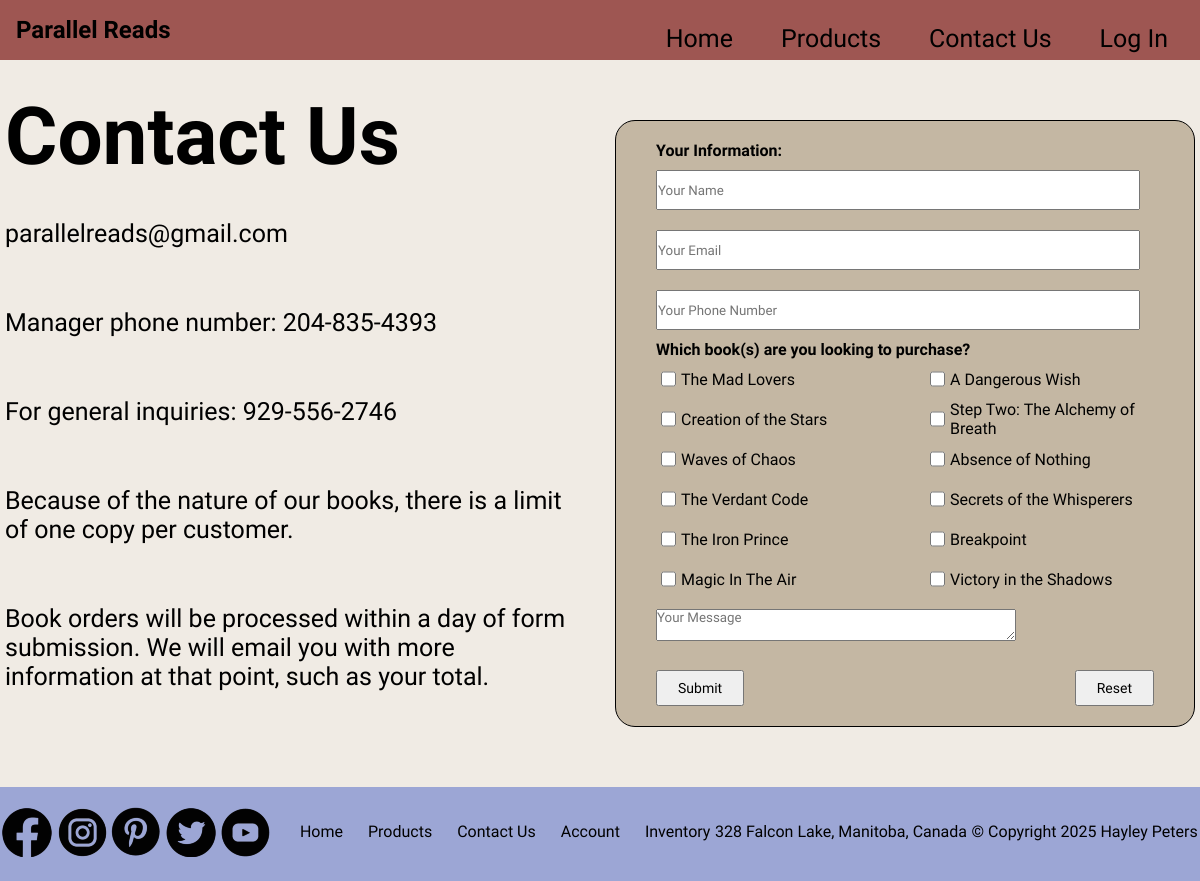
The page /contact.php on the database its author committed.
### tables this page shows
CREATE TABLE `book_inventory` (
  `id` int(4) NOT NULL,
  `title` varchar(75) NOT NULL,
  `author` varchar(50) NOT NULL,
  `description` varchar(1000) NOT NULL,
  `genre` varchar(25) NOT NULL,
  `stock` int(3) NOT NULL,
  `price` decimal(5,2) NOT NULL,
  `image_alt` varchar(300) NOT NULL,
  `image` longblob NOT NULL
);

### contact.php (the view, shortened to what this page needs)
<?php
	require('connect.php');
    $query = "SELECT * FROM book_inventory ORDER BY id DESC";
    $statement = $db->prepare($query);
    $statement->execute();
?>
<!DOCTYPE html>
<html lang="en">
<head>
	<link type="text/css" rel="stylesheet" href="parallelstyle.css">
</head>
<body>
	<header>
		<h1><a href="index.php">Parallel Reads</a></h1>
		<nav>
			<ul>
				<li><a href="index.php">Home</a></li>
				<li><a href="products.php">Products</a></li>
				<li><a href="contact.php">Contact Us</a></li>
				<?php if(isset($_SESSION['user_id'])):?>
                    <li><a href="profile.php"><?=$user['username']?></a></li>
                <?php else:?>
                    <li><a href="login.php">Log In</a></li>
                <?php endif?>
			</ul>
		</nav>
	</header>
	<main id="contact">
		<div id="contact_info">
			<h2>Contact Us</h2>
			<p>parallelreads@gmail.com</p>
			<p>Manager phone number: 204-835-4393</p>
			<p>For general inquiries: 929-556-2746</p>
			<p>Because of the nature of our books, there is a limit of one copy per customer.</p>
			<p>Book orders will be processed within a day of form submission. We will email you with more information at that point, such as your total.</p>
		</div>
		<form name="form" action="index.php">
			<h3>Your Information:</h3>
			<input type="text" id="name" placeholder="Your Name">
			<?php if(isset($_SESSION['user_id'])):?>
                <input id="email" type="text" value="<?=$user['email']?>">
            <?php else:?>
                <input id="email" type="text" placeholder="Your Email">
            <?php endif?>
			<input id="phonenumber" type="number" placeholder="Your Phone Number">
			<h3>Which book(s) are you looking to purchase?</h3>
			<div id="checkbox-container">
				<?php while($row = $statement->fetch()):?>
                	<div>
                    	<input type="checkbox">
						<label><?=$row['title']?></label>
                	</div>
            	<?php endwhile?>
			</div>
			<textarea name="message" placeholder = "Your Message"></textarea>
			<div id="buttons">
				<button type="submit" id="submit">Submit</button>
				<button type="reset" id="reset">Reset</button>
			</div>
		</form>
	</main>
	<footer>
		<a href="https://www.facebook.com/" target="_blank"><img src="Images/Facebook-removebg.png" alt="Facebook"></a>
		<a href="https://www.instagram.com/" target="_blank"><img src="Images/Instagram-removebg.png" alt="Instagram"></a>
		<a href="https://www.pinterest.com/" target="_blank"><img src="Images/Pintrest-removebg.png" alt="Pinterest"></a>
		<a href="https://x.com/" target="_blank"><img src="Images/Twitter-removebg.png" alt="Twitter"></a>
		<a href="https://www.youtube.com/watch?v=xvFZjo5PgG0" target="_blank"><img src="Images/Youtube-removebg.png" alt="YouTube"></a>
		<nav id="footernav">
			<ul>
				<li><a href="index.php">Home</a></li>
				<li><a href="products.php">Products</a></li>
				<li><a href="contact.php">Contact Us</a></li>
				<?php if(isset($_SESSION['user_id'])):?>
                    <li><a href="profile.php">Account</a></li>
                <?php else:?>
                    <li><a href="login.php">Account</a></li>
                <?php endif?>
				<li><a href="inventory.php">Inventory</a></li>
			</ul>
		</nav>
		<p id="border">328 Falcon Lake, Manitoba, Canada</p>
		<p>© Copyright 2025 Hayley Peters</p>
	</footer>
</body>
</html>

### parallelstyle.css (style rules this page uses)
* { margin: 0; padding: 0; box-sizing: border-box; }
body { width: 100%; overflow-x: hidden; }
h2, h3, h4, h5, li, p, label, input, textarea, button { font-family: Oldenburg, 'Times New Roman', Arial; }
li { list-style: none; }
a { color: black; text-decoration: none; }
main { background-color: #f0ebe4; }
html { background-color: #f0ebe4; }
header { display: flex; justify-content: space-between; background-color: #9e5652; }
header h1 { font-size: clamp(1.25rem, 2vw, 3rem); padding: 1rem; font-family: Quintessential, 'Times New Roman', Arial; }
header nav { margin-top: 1.5rem; }
header nav ul { display: flex; justify-content: right; }
header nav ul li { padding: 0rem 2rem 0rem 1rem; font-size: clamp(0.5rem, 3vw, 1.56rem); }
header nav ul, #footernav ul { display: flex; }
footer { display: flex; flex-wrap: wrap; justify-content: space-around; background-color: #9CA6D5; padding-top: 20px; padding-bottom: 20px; }
#footernav ul li { padding-left: 25px; padding-top: 15px; }
footer p { padding-top: 15px; }
#contact { display: flex; flex-wrap: wrap; justify-content: space-around; padding: 20px 0px 20px 0px; }
#contact_info { max-width: 600px; }
#contact_info h2 { font-size: clamp(2.5rem, 15vw, 5rem); padding: 10px 0px 10px 0px; }
#contact_info p { padding: 25px 20px 35px 0px; font-size: 25px; }
form { padding: 20px; background-color: #c4b7a3; border: 1px solid black; border-radius: 20px; margin: 40px 0px 40px 0px; max-width: 580px; }
#checkbox-container { display: flex; align-items: center; flex-wrap: wrap; }
#checkbox-container div { display: flex; align-items: center; min-width: 250px; flex: 1; }
form input[type="checkbox"] { max-width: 15px; min-height: 30px; margin: 5px 5px 5px 25px; }
form h3 { padding-left: 20px; font-size: clamp(1rem, 1vw, 4rem); }
#buttons { display: flex; justify-content: center; justify-content: space-between; padding: 0px 20px 0px 20px; }
#buttons button { padding: 8px 20px 8px 20px; font-size: 14px; margin-top: 15px; }
form input { margin: 10px 20px 10px 20px; min-height: 40px; width: 90%; }
form textarea { margin: 10px 20px 10px 20px; width: clamp(14rem, 30vw, 35rem); }

### rows shown on the page
book_inventory: title "The Mad Lovers"
book_inventory: title "A Dangerous Wish"
book_inventory: title "Creation of the Stars"
book_inventory: title "Step Two: The Alchemy of Breath"
book_inventory: title "Waves of Chaos"
book_inventory: title "Absence of Nothing"
book_inventory: title "The Verdant Code"
book_inventory: title "Secrets of the Whisperers"
book_inventory: title "The Iron Prince"
book_inventory: title "Breakpoint"
book_inventory: title "Magic In The Air"
book_inventory: title "Victory in the Shadows"
